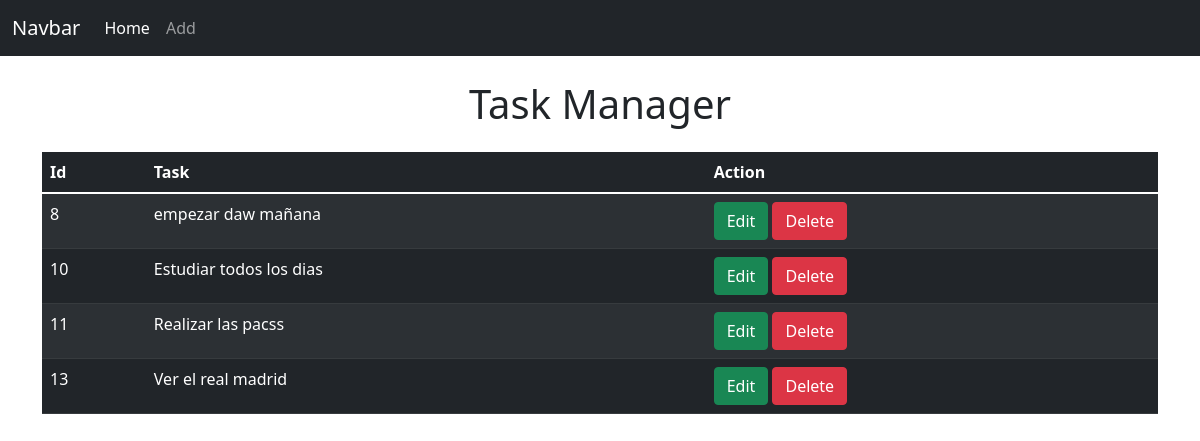
Before: / with the older database file.
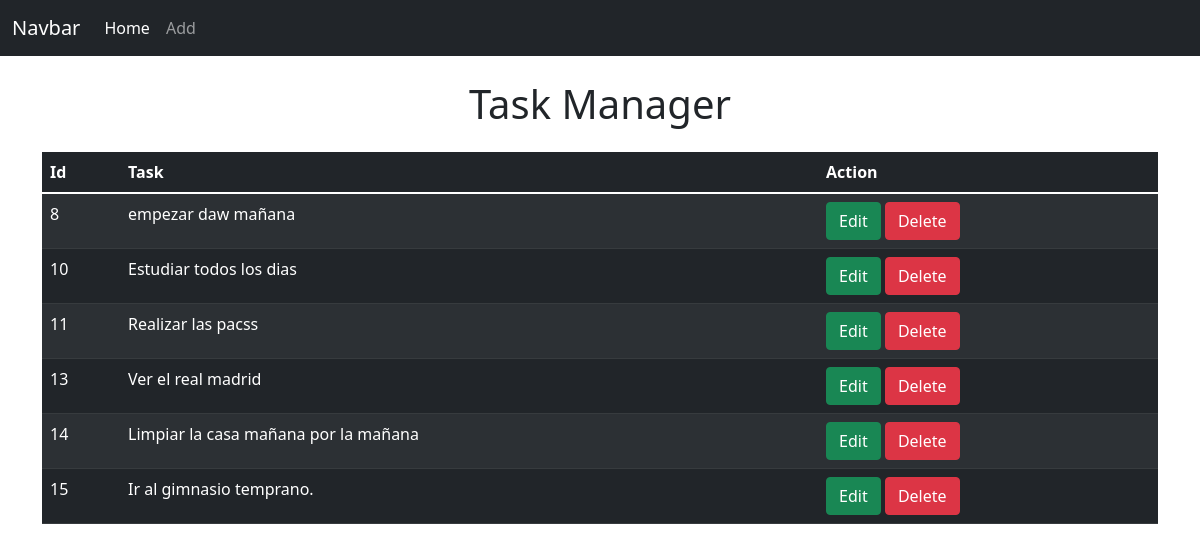
After: the same page with the newer database file.
### applications/todo/models.py (models this page shows)
class Task(models.Model):
    task = models.CharField(max_length=120)
    def __str__(self):
        return self.task

### applications/todo/views.py (the view)
# urls.py: path('', views.home, name='home'),
def home(request):
    tasks = Task.objects.all()
    context = {'tasks': tasks}
    return render(request, 'todo/home.html', context)

### applications/todo/templates/todo/home.html (shortened to what this page needs)
{% extends 'todo/base.html' %}
{% block content %}
<div class="container my-4">
   <h1 class="text-center">Task Manager</h1>
   <div class="col-12 mt-4">
      <table class="table table-dark table-striped">
         <thead>
            <tr>
               <th scope="col">Id</th>
               <th scope="col">Task</th>
               <th scope="col">Action</th>
            </tr>
         </thead>
         <tbody>
            {% for task in tasks %}
            <tr>
               <td>{{ task.id }}</td>
               <td>{{ task }}</td>
               <td>
                  <a class="btn btn-success" href="{% url 'edit' task.id %}">Edit</a>
                  <a class=" btn btn-danger" href="{% url 'delete' task.id %}">Delete</a>
               </td>
            </tr>
            {% endfor %}
         </tbody>
      </table>
   </div>
</div>
{% endblock %}

Changed rows visible on the page:
added Task: id "14", task "Limpiar la casa mañana por la mañana"
added Task: id "15", task "Ir al gimnasio temprano."
